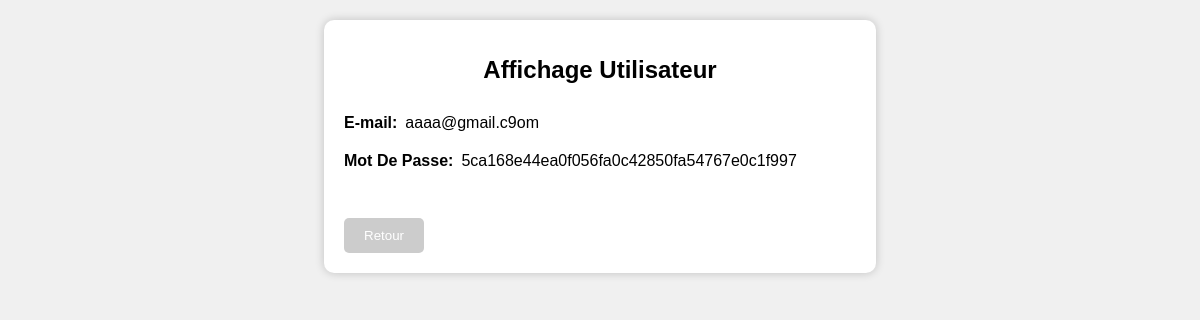
The page /admin/edit_utilisateur.php?id_adminconnexion=54 on the database its author committed.
### tables this page shows
CREATE TABLE `admin_connexion` (
  `id_adminconnexion` int(9) NOT NULL,
  `email` varchar(55) NOT NULL,
  `mot_de_passe` varchar(250) NOT NULL
);

### admin/edit_utilisateur.php (the view, shortened to what this page needs)
<!DOCTYPE html>
    <html lang="en">
        <head>
            <link rel="stylesheet" href="../Css/admin/custum.css">
        </head>
        <body>
        <div class="container" id="edit_utilisateur">
            <h1>Affichage Utilisateur</h1>
                <div class="profile-form">
                    <?php
                    $servername = "localhost";
                    $username = "root";
                    $password = "";
                    $dbname = "supercar";
                    $conn = mysqli_connect($servername, $username, $password, $dbname);
                    $id = "";
                    $email = "";
                    $mot_de_passe = "";
                    if ($_SERVER["REQUEST_METHOD"] == "POST") {
                        $id_adminconnexion = $_POST["id_adminconnexion"];
                        $email = $_POST["email"];
                        $mot_de_passe = $_POST["mot_de_passe"];
                        $sql = "UPDATE admin_connexion SET email='$email',mot_de_passe='$mot_de_passe' WHERE id_adminconnexion='$id'";
                        if (mysqli_query($conn, $sql)) {
                            header("location: utilisateur.php");
                            exit();
                        } else {
                            echo "Error updating record: " . mysqli_error($conn);
                        }
                    } else {
                        if (isset($_GET["id_adminconnexion"])) {
                            $id = $_GET["id_adminconnexion"];
                            $sql = "SELECT * FROM admin_connexion WHERE id_adminconnexion='$id'";
                            $result = mysqli_query($conn, $sql);
                            if (mysqli_num_rows($result) == 1) {
                                $row = mysqli_fetch_assoc($result);
                                $email = $row["email"];
                                $mot_de_passe = $row["mot_de_passe"];
                            } else {
                                echo "Aucun utilisateur";
                            }
                        } else {
                            echo "id_adminconnexion parameter is missing.";
                        }
                    }
                    ?>
                        <form id="show_user" method="post" action="<?php echo $_SERVER['PHP_SELF']; ?>">
                                <div class="form-group">
                                    <label for="email">E-mail:</label>&ensp;
                                    <span id="email"><?php echo $email; ?></span><br><br>
                                </div>
                                <div class="form-group" style="margin-top: -0.5em;">
                                    <label for="mot_de_passe">Mot De Passe:</label>&ensp;
                                    <span id="mot_de_passe"><?php echo $mot_de_passe; ?></span><br><br>
                                </div>
                            <div class="button-group">
                                <button type="button" class="btn btn-secondary" onclick="cancelEdit()">Retour</button>
                            </div>
                        </form>
                </div>
        </div>
        </body>
    </html>

### Css/admin/custum.css (style rules this page uses)
body { font-family: Arial, sans-serif; background-color: #f0f0f0; margin: 0; padding: 0; text-align: center; }
.container { background-color: #fff; border-radius: 10px; box-shadow: 0 0 10px rgba(0, 0, 0, 0.2); padding: 20px; margin: 20px auto; max-width: 74em; }
h1 { font-size: 24px; margin-bottom: 20px; }
.profile-form { text-align: left; }
.form-group { margin: 10px 0; }
label { font-weight: bold; }
.button-group { margin-top: 20px; }
.btn { background-color: #007bff; color: #fff; border: none; padding: 10px 20px; border-radius: 5px; cursor: pointer; }
.btn-secondary { background-color: #ccc; }
.form-group { display: inline-block; margin-right: 20px; }
.form-group label { display: block; }
#edit_utilisateur, #edit_contact, #edit_demande { width: 32em; }
#edit_utilisateur #show_user, #edit_contact #show_contact, #edit_demande #show_demande, #add_event .profil, #add_contact { display: grid; }
#edit_utilisateur .form-group, #edit_contact .form-group, #edit_demande .form-group, #ajouter_contact .form-group { display: flex; }

### rows shown on the page
admin_connexion: email "aaaa@gmail.c9om", mot_de_passe "5ca168e44ea0f056fa0c42850fa54767e0c1f997"
